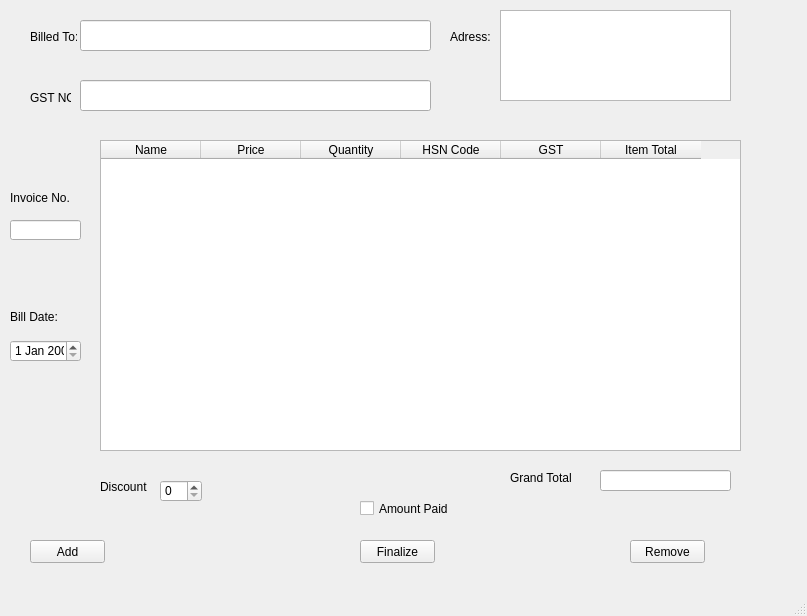
<?xml version="1.0" encoding="UTF-8"?>
<ui version="4.0">
 <class>MainWindow</class>
 <widget class="QMainWindow" name="MainWindow">
  <property name="geometry">
   <rect>
    <x>0</x>
    <y>0</y>
    <width>807</width>
    <height>616</height>
   </rect>
  </property>
  <property name="windowTitle">
   <string>Make My Invoice</string>
  </property>
  <widget class="QWidget" name="centralwidget">
   <widget class="QTableWidget" name="itmtbl">
    <property name="geometry">
     <rect>
      <x>100</x>
      <y>140</y>
      <width>641</width>
      <height>311</height>
     </rect>
    </property>
    <property name="sizeAdjustPolicy">
     <enum>QAbstractScrollArea::AdjustToContents</enum>
    </property>
    <property name="cornerButtonEnabled">
     <bool>true</bool>
    </property>
    <column>
     <property name="text">
      <string>Name</string>
     </property>
    </column>
    <column>
     <property name="text">
      <string>Price</string>
     </property>
    </column>
    <column>
     <property name="text">
      <string>Quantity</string>
     </property>
    </column>
    <column>
     <property name="text">
      <string>HSN Code</string>
     </property>
    </column>
    <column>
     <property name="text">
      <string>GST</string>
     </property>
    </column>
    <column>
     <property name="text">
      <string>Item Total</string>
     </property>
    </column>
   </widget>
   <widget class="QPushButton" name="addBtn">
    <property name="geometry">
     <rect>
      <x>30</x>
      <y>540</y>
      <width>75</width>
      <height>23</height>
     </rect>
    </property>
    <property name="text">
     <string>Add</string>
    </property>
   </widget>
   <widget class="QPushButton" name="remBtn">
    <property name="geometry">
     <rect>
      <x>630</x>
      <y>540</y>
      <width>75</width>
      <height>23</height>
     </rect>
    </property>
    <property name="text">
     <string>Remove</string>
    </property>
   </widget>
   <widget class="QPushButton" name="finalBtn">
    <property name="geometry">
     <rect>
      <x>360</x>
      <y>540</y>
      <width>75</width>
      <height>23</height>
     </rect>
    </property>
    <property name="text">
     <string>Finalize</string>
    </property>
   </widget>
   <widget class="QTextEdit" name="bAddr">
    <property name="geometry">
     <rect>
      <x>500</x>
      <y>10</y>
      <width>231</width>
      <height>91</height>
     </rect>
    </property>
   </widget>
   <widget class="QLabel" name="label">
    <property name="geometry">
     <rect>
      <x>30</x>
      <y>30</y>
      <width>47</width>
      <height>13</height>
     </rect>
    </property>
    <property name="text">
     <string>Billed To:</string>
    </property>
   </widget>
   <widget class="QLabel" name="label_2">
    <property name="geometry">
     <rect>
      <x>450</x>
      <y>30</y>
      <width>47</width>
      <height>13</height>
     </rect>
    </property>
    <property name="text">
     <string>Adress:</string>
    </property>
   </widget>
   <widget class="QLineEdit" name="bName">
    <property name="geometry">
     <rect>
      <x>80</x>
      <y>20</y>
      <width>351</width>
      <height>31</height>
     </rect>
    </property>
   </widget>
   <widget class="QLineEdit" name="bGST">
    <property name="geometry">
     <rect>
      <x>80</x>
      <y>80</y>
      <width>351</width>
      <height>31</height>
     </rect>
    </property>
   </widget>
   <widget class="QLabel" name="label_3">
    <property name="geometry">
     <rect>
      <x>30</x>
      <y>90</y>
      <width>41</width>
      <height>16</height>
     </rect>
    </property>
    <property name="text">
     <string>GST NO:</string>
    </property>
   </widget>
   <widget class="QSpinBox" name="discount">
    <property name="geometry">
     <rect>
      <x>160</x>
      <y>480</y>
      <width>42</width>
      <height>22</height>
     </rect>
    </property>
   </widget>
   <widget class="QLabel" name="label_4">
    <property name="geometry">
     <rect>
      <x>100</x>
      <y>480</y>
      <width>47</width>
      <height>13</height>
     </rect>
    </property>
    <property name="text">
     <string>Discount:</string>
    </property>
   </widget>
   <widget class="QLabel" name="label_5">
    <property name="geometry">
     <rect>
      <x>510</x>
      <y>470</y>
      <width>61</width>
      <height>16</height>
     </rect>
    </property>
    <property name="text">
     <string>Grand Total:</string>
    </property>
   </widget>
   <widget class="QLineEdit" name="totalCost">
    <property name="geometry">
     <rect>
      <x>600</x>
      <y>470</y>
      <width>131</width>
      <height>21</height>
     </rect>
    </property>
    <property name="readOnly">
     <bool>true</bool>
    </property>
   </widget>
   <widget class="QLineEdit" name="invNo">
    <property name="geometry">
     <rect>
      <x>10</x>
      <y>220</y>
      <width>71</width>
      <height>20</height>
     </rect>
    </property>
   </widget>
   <widget class="QLabel" name="label_6">
    <property name="geometry">
     <rect>
      <x>10</x>
      <y>190</y>
      <width>61</width>
      <height>16</height>
     </rect>
    </property>
    <property name="text">
     <string>Invoice No.</string>
    </property>
   </widget>
   <widget class="QDateEdit" name="dateEdit">
    <property name="geometry">
     <rect>
      <x>10</x>
      <y>340</y>
      <width>71</width>
      <height>22</height>
     </rect>
    </property>
   </widget>
   <widget class="QLabel" name="label_7">
    <property name="geometry">
     <rect>
      <x>10</x>
      <y>310</y>
      <width>47</width>
      <height>13</height>
     </rect>
    </property>
    <property name="text">
     <string>Bill Date:</string>
    </property>
   </widget>
   <widget class="QCheckBox" name="paidBox">
    <property name="geometry">
     <rect>
      <x>360</x>
      <y>500</y>
      <width>91</width>
      <height>17</height>
     </rect>
    </property>
    <property name="text">
     <string>Amount Paid</string>
    </property>
   </widget>
  </widget>
  <widget class="QMenuBar" name="menubar">
   <property name="geometry">
    <rect>
     <x>0</x>
     <y>0</y>
     <width>807</width>
     <height>21</height>
    </rect>
   </property>
  </widget>
  <widget class="QStatusBar" name="statusbar"/>
 </widget>
 <resources/>
 <connections/>
</ui>
